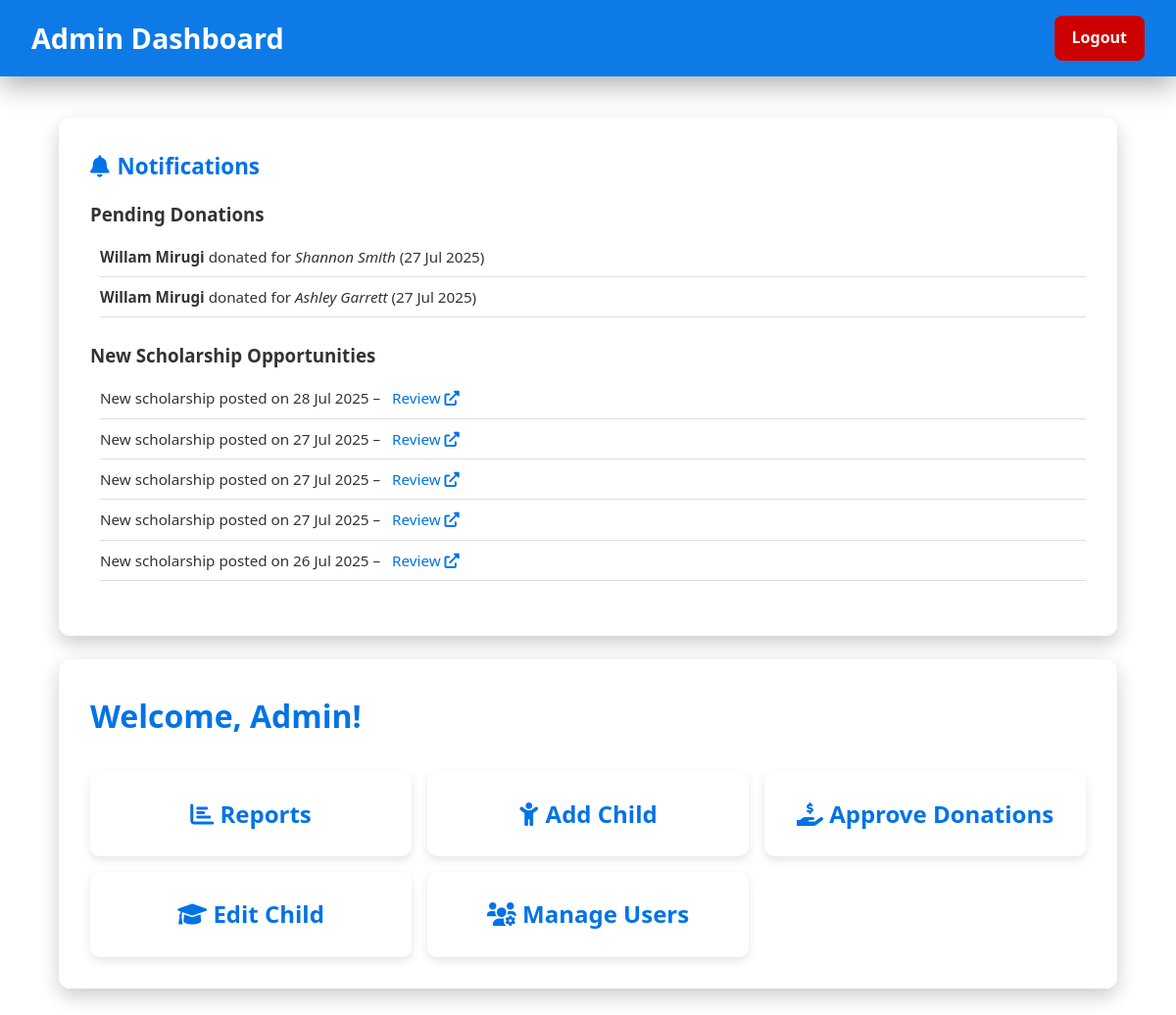
Screenshot of /admin_page_updated.php (signed in) with the database file from the repository.
### tables this page shows
CREATE TABLE `payments` (
  `paymentID` int(11) NOT NULL,
  `userID` int(11) DEFAULT NULL,
  `childID` int(11) DEFAULT NULL,
  `transaction_code` varchar(100) NOT NULL,
  `payment_method` enum('bank','paybill','paypal') DEFAULT NULL,
  `verified` tinyint(1) DEFAULT 0,
  `payment_date` timestamp NOT NULL DEFAULT current_timestamp(),
  `Payment_Amount` text DEFAULT NULL,
  `verified_by` int(11) DEFAULT NULL,
  `verified_at` datetime DEFAULT NULL
);

CREATE TABLE `users` (
  `userID` int(11) NOT NULL,
  `fullName` varchar(100) NOT NULL,
  `email` varchar(100) NOT NULL,
  `passwordHash` varchar(255) NOT NULL,
  `role` enum('admin','donor') DEFAULT 'donor',
  `created_at` timestamp NOT NULL DEFAULT current_timestamp()
);

CREATE TABLE `children` (
  `childID` int(11) NOT NULL,
  `fullName` varchar(100) NOT NULL,
  `level_of_learning` enum('Primary','High School','University') NOT NULL,
  `academic_progress` text DEFAULT NULL,
  `annual_fees` decimal(10,2) NOT NULL,
  `health_status` text DEFAULT NULL,
  `is_disabled` tinyint(1) DEFAULT 0,
  `hobbies` text DEFAULT NULL,
  `background` text DEFAULT NULL,
  `created_at` timestamp NOT NULL DEFAULT current_timestamp(),
  `birthdate` date DEFAULT NULL,
  `image_path` varchar(255) DEFAULT NULL,
  `document_path` varchar(255) DEFAULT NULL,
  `is_funded` tinyint(1) DEFAULT 0
);

CREATE TABLE `scholarshipopportunities` (
  `opportunityID` int(11) NOT NULL,
  `userID` int(11) NOT NULL,
  `title` varchar(100) NOT NULL,
  `description` text NOT NULL,
  `eligibility` text NOT NULL,
  `deadline` date NOT NULL,
  `created_at` timestamp NOT NULL DEFAULT current_timestamp(),
  `link` varchar(255) DEFAULT NULL,
  `document_path` varchar(255) DEFAULT NULL,
  `status` enum('pending','reviewed') DEFAULT 'pending'
);

### admin_page_updated.php (the view, shortened to what this page needs)
<?php
require_once 'db_connect.php';
$donationsQuery = "SELECT Users.fullName AS donor, Children.fullName AS child, Payments.payment_date
                   FROM Payments
                   JOIN Users ON Payments.userID = Users.userID
                   JOIN Children ON Payments.childID = Children.childID
                   WHERE Payments.verified = 0
                   ORDER BY Payments.payment_date DESC
                   LIMIT 5";
$donationsResult = $conn->query($donationsQuery);
$scholarshipQuery = "SELECT opportunityID, link, document_path, created_at
                     FROM scholarshipopportunities
                     WHERE status = 'pending'
                     ORDER BY created_at DESC
                     LIMIT 5";
$scholarshipResult = $conn->query($scholarshipQuery);
?>
<!DOCTYPE html>
<html lang="en">
<head>
    <link rel="stylesheet" href="https://cdnjs.cloudflare.com/ajax/libs/font-awesome/6.0.0/css/all.min.css">
</head>
<body>
    <nav class="top-nav">
        <h1 class="top-nav__title">Admin Dashboard</h1>
        <a href="logout.php" class="logout-btn">Logout</a>
    </nav>
    <main class="main-content">
        <div class="container">
            <section class="notifications-panel">
                <h2 class="notifications__header">
                    <i class="fas fa-bell"></i>
                    Notifications
                </h2>
                <div class="notifications__section">
                    <h3 class="notifications__title">Pending Donations</h3>
                    <?php if ($donationsResult->num_rows > 0): ?>
                        <ul class="notifications__list">
                            <?php while ($donation = $donationsResult->fetch_assoc()): ?>
                                <li class="notifications__item">
                                    <strong><?php echo htmlspecialchars($donation['donor']); ?></strong> donated for
                                    <em><?php echo htmlspecialchars($donation['child']); ?></em>
                                    (<?php echo date("d M Y", strtotime($donation['payment_date'])); ?>)
                                </li>
                            <?php endwhile; ?>
                        </ul>
                    <?php else: ?>
                        <p class="empty-state">No new donations to review</p>
                    <?php endif; ?>
                </div>
                <div class="notifications__section">
                    <h3 class="notifications__title">New Scholarship Opportunities</h3>
                    <?php if ($scholarshipResult->num_rows > 0): ?>
                        <ul class="notifications__list">
                            <?php while ($sch = $scholarshipResult->fetch_assoc()): ?>
                                <li class="notifications__item">
                                    New scholarship posted on
                                    <?php echo date("d M Y", strtotime($sch['created_at'])); ?> –
                                    <a href="report_scholarships.php?opportunityID=<?php echo $sch['opportunityID']; ?>"
                                       class="notifications__link">
                                        Review <i class="fas fa-external-link-alt"></i>
                                    </a>
                                </li>
                            <?php endwhile; ?>
                        </ul>
                    <?php else: ?>
                        <p class="empty-state">No new scholarship opportunities</p>
                    <?php endif; ?>
                </div>
            </section>
            <div class="cards-container">
                <h2 class="welcome-message">Welcome, Admin!</h2>
                <div class="dashboard-card" onclick="location.href='reports-dashboard.php';">
                    <i class="fas fa-chart-bar"></i> Reports
                </div>
                <div class="dashboard-card" onclick="location.href='admin_add_child.php';">
                    <i class="fas fa-child"></i> Add Child
                </div>
                <div class="dashboard-card" onclick="location.href='verify-payments.php';">
                    <i class="fas fa-hand-holding-usd"></i> Approve Donations
                </div>
                <div class="dashboard-card" onclick="location.href='edit-select-child.php';">
                    <i class="fas fa-graduation-cap"></i> Edit Child
                </div>
                <div class="dashboard-card" onclick="location.href='admin_add_user.php';">
                    <i class="fas fa-users-cog"></i> Manage Users
                </div>
            </div>
        </div>
    </main>
</body>
</html>

### admin_page_updated.php (style rules this page uses)
:root { --primary-color: #0073e6; --primary-dark: #005bb5; --danger-color: #cc0000; --danger-dark: #a00000; --text-dark: #333; --text-light: #f8f9fa; --bg-light: rgba(255, 255, 255, 0.95); --shadow-sm: 0 4px 10px rgba(0, 0, 0, 0.1); --shadow-md: 0 8px 20px rgba(0, 0, 0, 0.2); --shadow-lg: 0 10px 25px rgba(0, 0, 0, 0.3); --border-radius-sm: 8px; --border-radius-md: 10px; --border-radius-lg: 12px; --transition-fast: 0.2s ease; --transition-normal: 0.3s ease; --spacing-sm: 0.5rem; --spacing-md: 1rem; --spacing-lg: 1.5rem; --spacing-xl: 2rem; }
* { margin: 0; padding: 0; box-sizing: border-box; }
body { font-family: 'Segoe UI', Tahoma, Geneva, Verdana, sans-serif; min-height: 100vh; background: url('images/admin-bg.jpg') no-repeat center center fixed; background-size: cover; color: var(--text-dark); line-height: 1.6; }
a { text-decoration: none; color: inherit; }
ul { list-style: none; }
.container { width: 90%; max-width: 1800px; margin: 0 auto; }
.top-nav { position: fixed; top: 0; left: 0; width: 100%; background: rgba(0, 115, 230, 0.95); padding: var(--spacing-md) var(--spacing-xl); display: flex; justify-content: space-between; align-items: center; color: white; box-shadow: var(--shadow-lg); z-index: 1000; }
.top-nav__title { font-size: 1.8rem; font-weight: 600; }
.logout-btn { background: var(--danger-color); color: white; padding: 10px 18px; border-radius: var(--border-radius-sm); font-weight: bold; transition: background var(--transition-normal), transform var(--transition-fast); }
.main-content { padding-top: 120px; padding-bottom: 60px; }
.cards-container { background: var(--bg-light); padding: var(--spacing-xl); border-radius: var(--border-radius-lg); box-shadow: var(--shadow-md); display: grid; grid-template-columns: repeat(auto-fit, minmax(250px, 1fr)); gap: var(--spacing-md); animation: fadeIn 0.8s ease; }
.dashboard-card { background: white; padding: var(--spacing-lg); border-radius: var(--border-radius-md); text-align: center; font-size: 1.5rem; font-weight: bold; color: var(--primary-color); box-shadow: var(--shadow-sm); cursor: pointer; transition: transform var(--transition-normal), box-shadow var(--transition-normal); }
.welcome-message { grid-column: 1 / -1; font-size: 2rem; margin-bottom: var(--spacing-md); color: var(--primary-color); }
.notifications-panel { background: var(--bg-light); padding: var(--spacing-xl); border-radius: var(--border-radius-lg); box-shadow: var(--shadow-md); margin-bottom: var(--spacing-lg); animation: fadeIn 0.5s ease; }
.notifications__header { display: flex; align-items: center; gap: var(--spacing-sm); margin-bottom: var(--spacing-md); color: var(--primary-color); font-size: 1.4rem; }
.notifications__section { margin-bottom: var(--spacing-lg); }
.notifications__title { margin-bottom: var(--spacing-sm); color: var(--text-dark); }
.notifications__list { padding-left: 10px; }
.notifications__item { padding: 8px 0; border-bottom: 1px solid #ddd; font-size: 0.95rem; }
.notifications__link { color: var(--primary-color); margin-left: var(--spacing-sm); transition: color var(--transition-fast); }

### rows the page displays
payments: userID.fullName "Willam Mirugi", childID.fullName "Shannon Smith", payment_date "27 Jul 2025"
payments: userID.fullName "Willam Mirugi", childID.fullName "Ashley Garrett", payment_date "27 Jul 2025"
scholarshipopportunities: created_at "28 Jul 2025"
scholarshipopportunities: created_at "27 Jul 2025"
scholarshipopportunities: created_at "27 Jul 2025"
scholarshipopportunities: created_at "27 Jul 2025"
scholarshipopportunities: created_at "26 Jul 2025"
